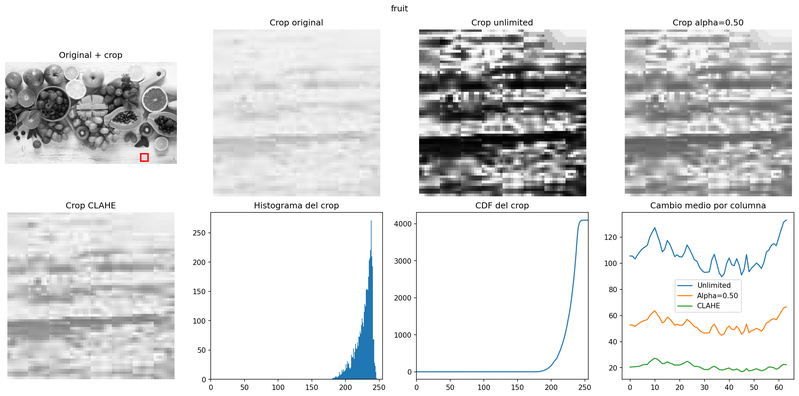
#> input picture results/pregunta2/bad_case/bad_case_fruit.png, 799 x 396 px, shrunk from 2385 x 1182 before the run, given in place of pregunta2.tif, which was not available
$ python test_p2_boundaries.py
#> lines starting #> are read from the running program, lines starting #| are printed output that depends on the picture; pictures that were not available may be replaced by others from this repository, and a replacement may not be noted
### src/pregunta2.py
import numpy as np


def build_region_positions(
    image_length,
    region_size,
    region_step
):
    if image_length <= 0:
        raise ValueError("image_length debe ser positivo")

    if region_size <= 0:
        raise ValueError("region_size debe ser positivo")

    if region_step <= 0:
        raise ValueError("region_step debe ser positivo")

    if region_step > region_size:
        raise ValueError(
            "region_step no puede ser mayor que region_size"
        )

    effective_region_size = min(
        region_size,
        image_length
    )

    # una sola region cubre todo el eje
    if effective_region_size == image_length:
        return [0]

    last_position = (
        image_length
        - effective_region_size
    )

    positions = list(
        range(
            0,
            last_position + 1,
            region_step
        )
    )

    # ajustar la ultima region al borde
    if positions[-1] != last_position:
        positions.append(last_position)

    return positions


def build_region_grid(
    image_shape,
    region_size,
    region_step
):
    if len(image_shape) < 2:
        raise ValueError(
            "image_shape debe tener al menos dos dimensiones"
        )

    image_height = image_shape[0]
    image_width = image_shape[1]

    row_positions = build_region_positions(
        image_height,
        region_size,
        region_step
    )

    column_positions = build_region_positions(
        image_width,
        region_size,
        region_step
    )

    effective_region_height = min(
        region_size,
        image_height
    )

    effective_region_width = min(
        region_size,
        image_width
    )

    region_grid = []

    region_number = 0

    for region_row, top in enumerate(row_positions):

        bottom = (
            top
            + effective_region_height
        )

        for region_column, left in enumerate(
            column_positions
        ):

            right = (
                left
                + effective_region_width
            )

            center_y = (
                top
                + bottom
                - 1
            ) / 2.0

            center_x = (
                left
                + right
                - 1
            ) / 2.0

            region = {
                "number": region_number,
                "row": region_row,
                "column": region_column,
                "top": top,
                "bottom": bottom,
                "left": left,
                "right": right,
                "center_y": center_y,
                "center_x": center_x
            }

            region_grid.append(region)

            region_number += 1

    return region_grid


def compute_region_histogram(
    region,
    num_bins=256
):
    if num_bins <= 0:
        raise ValueError(
            "num_bins debe ser positivo"
        )

    histogram, bin_edges = np.histogram(
        region,
        bins=num_bins,
        range=(0, 256)
    )

    return histogram, bin_edges


def compute_region_cdf(histogram):
    cdf = np.cumsum(
        histogram
    )

    return cdf


def find_cdf_min(cdf):
    nonzero_values = cdf[
        cdf > 0
    ]

    if len(nonzero_values) == 0:
        return 0

    cdf_min = nonzero_values[0]

    return cdf_min


def intensity_to_bin(
    intensity,
    num_bins
):
    bin_index = (
        int(intensity)
        * num_bins
        // 256
    )

    bin_index = min(
        bin_index,
        num_bins - 1
    )

    return bin_index


def build_region_mapping(
    histogram,
    num_bins
):
    cdf = compute_region_cdf(
        histogram
    )

    num_pixels = int(
        cdf[-1]
    )

    cdf_min = find_cdf_min(
        cdf
    )

    mapping = np.arange(
        256,
        dtype=np.float64
    )

    # vacia
    if num_pixels == 0:
        return mapping

    denominator = (
        num_pixels
        - cdf_min
    )

    # un bin ocupado no puede ecualizar
    if denominator == 0:
        return mapping

    for intensity in range(256):

        bin_index = intensity_to_bin(
            intensity,
            num_bins
        )

        cdf_value = cdf[
            bin_index
        ]

        mapped_value = (
            (
                cdf_value
                - cdf_min
            )
            / denominator
            * 255.0
        )

        mapped_value = np.clip(
            mapped_value,
            0.0,
            255.0
        )

        mapping[
            intensity
        ] = mapped_value

    return mapping


def apply_contrast_control(
    region_mapping,
    contrast_strength
):
    if not 0.0 <= contrast_strength <= 1.0:
        raise ValueError(
            "contrast_strength debe estar entre 0 y 1"
        )

    identity_mapping = np.arange(
        256,
        dtype=np.float64
    )

    if contrast_strength == 0.0:
        return identity_mapping

    if contrast_strength == 1.0:
        return region_mapping.copy()

    # acercar el mapping a la identidad
    controlled_mapping = (
        identity_mapping
        + contrast_strength
        * (
            region_mapping
            - identity_mapping
        )
    )

    return controlled_mapping


# [45 lines left out: functions apply_intensity_mapping, global_equalization_own, not called in this run]


def compute_region_weights(region):
    region_height = (
        region["bottom"]
        - region["top"]
    )

    region_width = (
        region["right"]
        - region["left"]
    )

    local_y = np.arange(
        region_height,
        dtype=np.float64
    )

    local_x = np.arange(
        region_width,
        dtype=np.float64
    )

    center_y = (
        region_height
        - 1
    ) / 2.0

    center_x = (
        region_width
        - 1
    ) / 2.0

    half_height = (
        region_height
        / 2.0
    )

    half_width = (
        region_width
        / 2.0
    )

    # mas peso cerca del centro
    weight_y = (
        1.0
        - np.abs(
            local_y
            - center_y
        )
        / half_height
    )

    weight_x = (
        1.0
        - np.abs(
            local_x
            - center_x
        )
        / half_width
    )

    weight_y = np.clip(
        weight_y,
        0.0,
        1.0
    )

    weight_x = np.clip(
        weight_x,
        0.0,
        1.0
    )

    region_weights = (
        weight_y[:, None]
        * weight_x[None, :]
    )

    return region_weights


def local_histogram_equalization(
    image_gray,
    region_size,
    region_step,
    num_bins=256,
    contrast_strength=1.0
):
    if image_gray.ndim != 2:
        raise ValueError(
            "image_gray debe ser una imagen 2D"
        )

    if image_gray.dtype != np.uint8:
        raise ValueError(
            "image_gray debe tener dtype uint8"
        )

    if not 0.0 <= contrast_strength <= 1.0:
        raise ValueError(
            "contrast_strength debe estar entre 0 y 1"
        )

    region_grid = build_region_grid(
        image_shape=image_gray.shape,
        region_size=region_size,
        region_step=region_step
    )

    accumulated_values = np.zeros(
        image_gray.shape,
        dtype=np.float64
    )

    accumulated_weights = np.zeros(
        image_gray.shape,
        dtype=np.float64
    )

    for region in region_grid:

        top = region["top"]
        bottom = region["bottom"]
        left = region["left"]
        right = region["right"]

        region_image = image_gray[
            top:bottom,
            left:right
        ]

        histogram, _ = (
            compute_region_histogram(
                region_image,
                num_bins=num_bins
            )
        )

        region_mapping = build_region_mapping(
            histogram,
            num_bins=num_bins
        )

        controlled_mapping = (
            apply_contrast_control(
                region_mapping,
                contrast_strength
            )
        )

        mapped_region = controlled_mapping[
            region_image
        ]

        region_weights = (
            compute_region_weights(
                region
            )
        )

        # acumular las regiones que se solapan
        accumulated_values[
            top:bottom,
            left:right
        ] += (
            mapped_region
            * region_weights
        )

        accumulated_weights[
            top:bottom,
            left:right
        ] += region_weights

    if np.any(
        accumulated_weights <= 0
    ):
        raise RuntimeError(
            "hay pixels sin peso acumulado"
        )

    output_image = (
        accumulated_values
        / accumulated_weights
    )

    output_image = np.rint(
        output_image
    )

    output_image = np.clip(
        output_image,
        0,
        255
    )

    output_image = output_image.astype(
        np.uint8
    )

    return output_image

### experiments/test_p2_boundaries.py
from pathlib import Path

import cv2
import matplotlib.pyplot as plt
from matplotlib.patches import Rectangle

from src.pregunta2 import (
    local_histogram_equalization
)


def crop_around_point(
    image_gray,
    center_x,
    center_y,
    crop_size
):
    half_size = (
        crop_size
        // 2
    )

    left = (
        center_x
        - half_size
    )

    right = (
        center_x
        + half_size
    )

    top = (
        center_y
        - half_size
    )

    bottom = (
        center_y
        + half_size
    )

    image_crop = image_gray[
        top:bottom,
        left:right
    ]

    return image_crop


def run_boundary_experiment(
    image_path,
    image_name,
    boundary_point,
    output_directory
):
#> called with image_name = 'profesor'
    image_gray = cv2.imread(
        str(image_path),
        cv2.IMREAD_GRAYSCALE
    )
#> image_gray: shape (396, 799); min 0, max 255, mean 219.9

    if image_gray is None:
        raise FileNotFoundError(
            f"No se pudo leer: {image_path}"
        )

    region_size = 128
    num_bins = 256
    contrast_strength = 1.0

    region_steps = [
        128,
        96,
        64,
        32
    ]

    crop_size = 256

    output_images = []
    output_crops = []

    for region_step in region_steps:

        output_image = (
            local_histogram_equalization(
                image_gray,
                region_size=region_size,
                region_step=region_step,
                num_bins=num_bins,
                contrast_strength=contrast_strength
            )
        )

        image_crop = crop_around_point(
            output_image,
            center_x=boundary_point[
                "x"
            ],
            center_y=boundary_point[
                "y"
            ],
            crop_size=crop_size
        )

        output_images.append(
            output_image
        )

        output_crops.append(
            image_crop
        )
#> this loop made 4 passes
#> pass 1, in run_boundary_experiment, `output_image = ( local_histogram_equalization( image_gray, region_size..`:
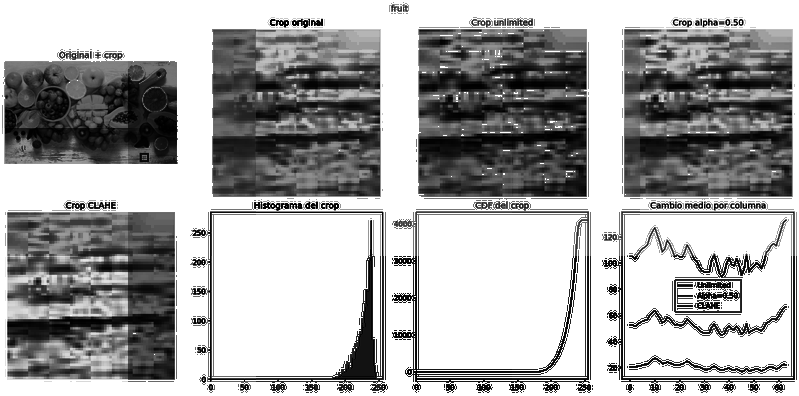
#> output_image: shape (396, 799); min 0, max 255, mean 167.5
#> pass 2, in run_boundary_experiment, `output_image = ( local_histogram_equalization( image_gray, region_size..`:
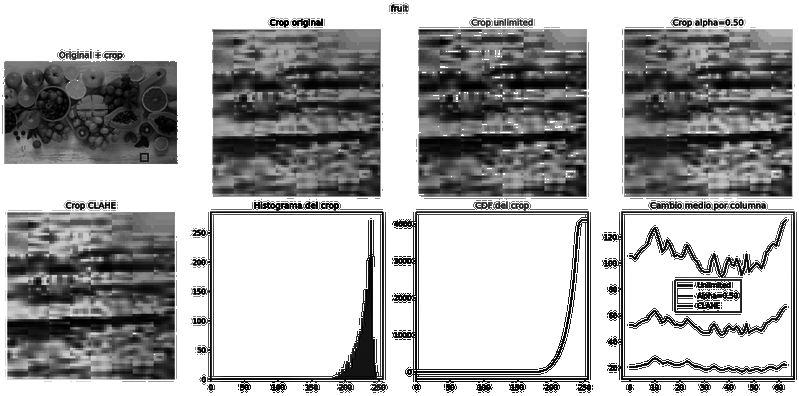
#> output_image: shape (396, 799); min 0, max 255, mean 169.1
#> pass 3, in run_boundary_experiment, `output_image = ( local_histogram_equalization( image_gray, region_size..`:
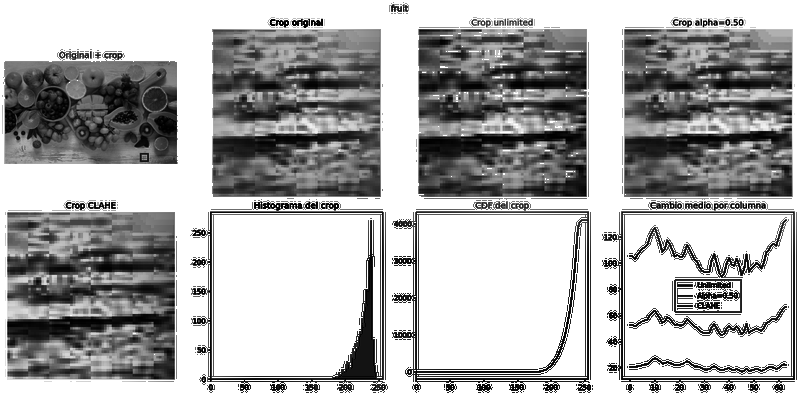
#> output_image: shape (396, 799); min 0, max 255, mean 172.8
#> after the loop, output_crops = 4 items; output_images = 4 items

    original_crop = crop_around_point(
        image_gray,
        center_x=boundary_point["x"],
        center_y=boundary_point["y"],
        crop_size=crop_size
    )

    print()
    print("----------------------------------------")
    print(
        f"Boundary artifacts: {image_name}"
    )
    print("----------------------------------------")

    print(
        "Boundary point:",
        boundary_point
    )

    print(
        "Crop size:",
        crop_size
    )

    for region_step in region_steps:

        overlap_percentage = (
            100.0
            * (
                region_size
                - region_step
            )
            / region_size
        )

        print(
            f"step={region_step}"
            f" | overlap="
            f"{overlap_percentage:.1f}%"
        )

    figure, axes = plt.subplots(
        2,
        5,
        figsize=(18, 8)
    )

    axes[0, 0].imshow(
        image_gray,
        cmap="gray",
        vmin=0,
        vmax=255
    )

    half_size = (
        crop_size
        // 2
    )

    rectangle = Rectangle(
        (
            boundary_point["x"]
            - half_size,
            boundary_point["y"]
            - half_size
        ),
        crop_size,
        crop_size,
        linewidth=2,
        edgecolor="red",
        facecolor="none"
    )

    axes[0, 0].add_patch(
        rectangle
    )

    axes[0, 0].set_title(
        "Original + crop"
    )

    for column_index, region_step in enumerate(
        region_steps
    ):
        overlap_percentage = (
            100.0
            * (
                region_size
                - region_step
            )
            / region_size
        )

        axes[
            0,
            column_index + 1
        ].imshow(
            output_images[
                column_index
            ],
            cmap="gray",
            vmin=0,
            vmax=255
        )

        axes[
            0,
            column_index + 1
        ].set_title(
            f"step={region_step}\n"
            f"overlap={overlap_percentage:.0f}%"
        )

    axes[1, 0].imshow(
        original_crop,
        cmap="gray",
        vmin=0,
        vmax=255
    )

    axes[1, 0].set_title(
        "Crop original"
    )

    for column_index, region_step in enumerate(
        region_steps
    ):

        overlap_percentage = (
            100.0
            * (
                region_size
                - region_step
            )
            / region_size
        )

        axes[
            1,
            column_index + 1
        ].imshow(
            output_crops[
                column_index
            ],
            cmap="gray",
            vmin=0,
            vmax=255
        )

        # marcar punto ref
        axes[
            1,
            column_index + 1
        ].axvline(
            crop_size / 2,
            linewidth=1
        )

        axes[
            1,
            column_index + 1
        ].axhline(
            crop_size / 2,
            linewidth=1
        )

        axes[
            1,
            column_index + 1
        ].set_title(
            f"Crop {overlap_percentage:.0f}%"
        )

    for axis_row in axes:
        for axis in axis_row:
            axis.axis("off")

    figure.suptitle(
        (
            f"{image_name} | "
            f"region_size={region_size} | "
            "Local unlimited"
        )
    )

    figure.tight_layout()

    output_path = (
        output_directory
        / f"boundaries_{image_name}.png"
    )

    figure.savefig(
        output_path,
        dpi=150,
        bbox_inches="tight"
    )
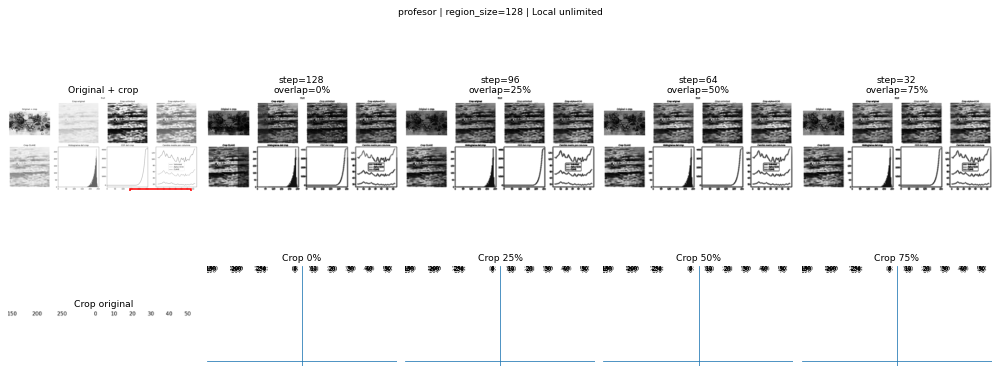
#> figure drawn by matplotlib, 10 panels

    plt.close(figure)

    print(
        "Resultado guardado en:",
        output_path
    )


def main():
    project_directory = (
        Path(__file__)
        .resolve()
        .parents[1]
    )

    output_directory = (
        project_directory
        / "results"
        / "pregunta2"
        / "boundaries"
    )

    output_directory.mkdir(
        parents=True,
        exist_ok=True
    )

    image_configurations = [
        {
            "name": "profesor",
            "path": (
                project_directory
                / "images"
                / "profesor"
                / "pregunta2.tif"
            ),
            "boundary_point": {
                "x": 640,
                "y": 512
            }
        },
        {
            "name": "fruit",
            "path": (
                project_directory
                / "images"
                / "propias"
                / "fruit.jpg"
            ),
            "boundary_point": {
                "x": 768,
                "y": 640
            }
        }
    ]

    for current_image in image_configurations:

        run_boundary_experiment(
            image_path=current_image[
                "path"
            ],
            image_name=current_image[
                "name"
            ],
            boundary_point=current_image[
                "boundary_point"
            ],
            output_directory=output_directory
        )
#> pass 2 of the loop in main, `for current_image in image_configurations:`:
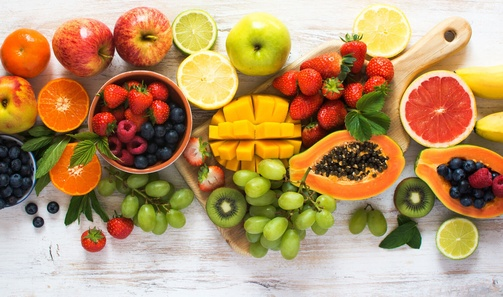
#> input picture images/propias/fruit.jpg, 503 x 297 px, shrunk from 1500 x 888 before the run
#> image_gray: shape (297, 503)
#> the loop in run_boundary_experiment (call 2), `for region_step in region_steps: ` made 4 passes
#> pass 3, in run_boundary_experiment (call 2), `output_image = ( local_histogram_equalization( image_gray, region_size..`:
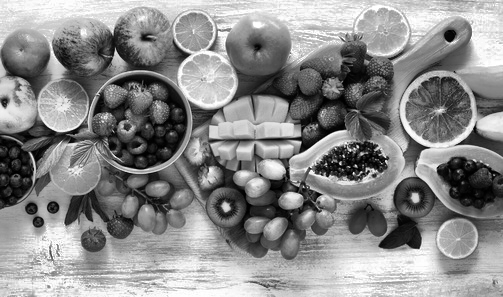
#> output_image: shape (297, 503); min 0, max 255, mean 139
#> after the loop in run_boundary_experiment (call 2), `for region_step in region_steps:`: output_crops = [empty array, empty array, empty array, empty array]
#> original_crop = empty array
#> in run_boundary_experiment (call 2), `figure.savefig( output_path, dpi=150, bbox_inches="tight" )`:
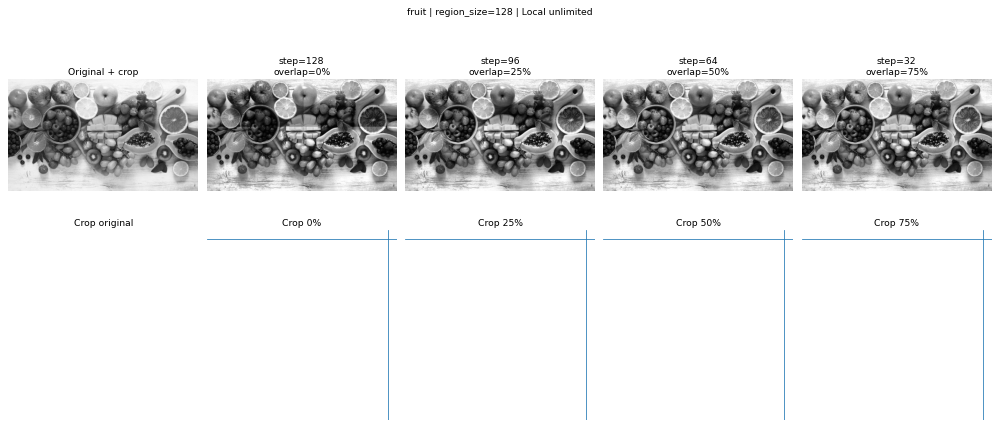
#> figure drawn by matplotlib, 10 panels


if __name__ == "__main__":
    main()
